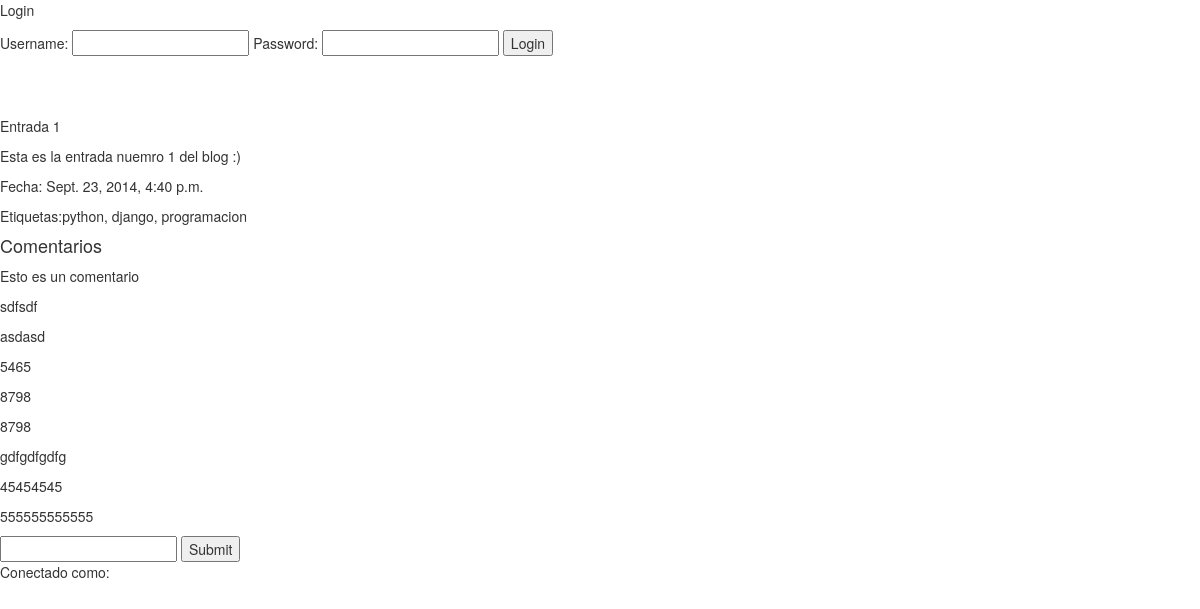
Page /entradas/1 on the earlier database version.
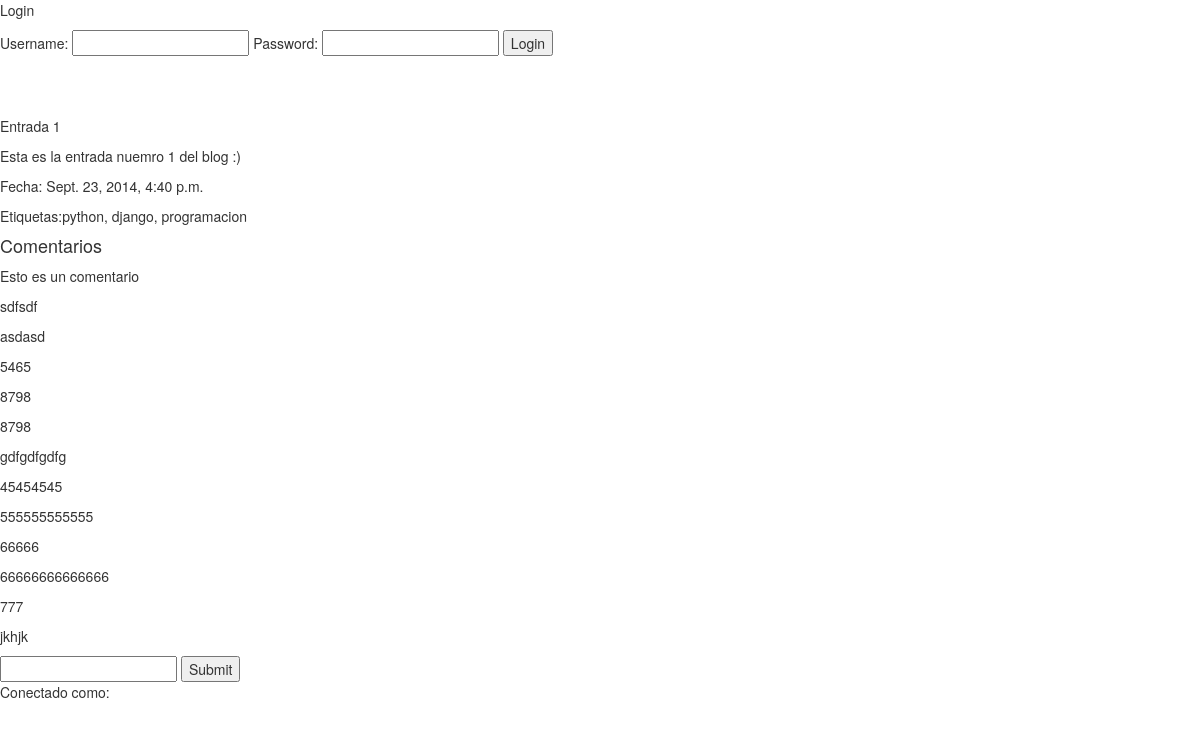
Same page on the later database version.
### miblog/models.py (models this page shows)
class Comentario(models.Model):
    comentario_texto = models.CharField(max_length=200)
    comentario_fecha = models.DateTimeField(blank=True, null=True)
    usuario = models.ForeignKey(User)
    entrada = models.ForeignKey(Entrada)
    def __str__(self):
        return self.comentario_texto

### miblog/views.py (the view)
# urls.py: url(r'^(\d+)', views.entrada, name="entrada"),
def entrada(request,entrada_id):
    if request.method == 'POST':
        comentario = Comentario()
        comentario.comentario_texto = request.POST['comentario_texto']
        comentario.comentario_fecha = timezone.now()
        comentario.usuario = User.objects.get(username='wolvelopez')
        comentario.entrada = Entrada.objects.get(pk=request.POST['id'])
        comentario.save()
        if request.user.is_authenticated():
            usuario = User
        else:
            return HttpResponseRedirect('/accounts/login/')
    else:
        usuario = None
    if request.user.is_authenticated:
        usuario = 1
    else:
        usuario = 0
    entradaSel = Entrada.objects.get(id=entrada_id)
    comentarioSel = Comentario.objects.filter(entrada_id=entradaSel.id)
    print("entradaSel: %s" % entradaSel.id)
    print(comentarioSel)
    return render(request, 'entrada.html',
        {'entradaSel': entradaSel , 'comentarioSel': comentarioSel})

### miblog/templates/entrada.html (shortened to what this page needs)
{% extends 'index.html' %}
{% block contenido %}
		<p>{{ entradaSel.titulo }}</a></a></h2>
		<p>{{ entradaSel.texto|safe }}</p>
		<p>Fecha: {{ entradaSel.fecha }}</p>
		<p>Etiquetas:{{ entradaSel.etiquetas }}</p>
    <h4>Comentarios</h4>
    {% for comentario in comentarioSel %}
        <p>{{ comentario.comentario_texto}}</p>
    {% endfor %}
    <form action="/entradas/{{entradaSel.id}}" method="post">
        <input type="text" name="comentario_texto" >
        <input type="submit" value="Submit" />
    </form>
    {% if usuario == 1 %}
        <p>El usuario debe estar autenticado para poder comentar.</p>
        {% block authentication %}{% endblock %}
    {% else %}
        <p>Conectado como: {{ user.username }}</p>
    {% endif %}
{% endblock %}

Differences in the rows shown:
added Comentario: comentario_texto "66666"
added Comentario: comentario_texto "66666666666666"
added Comentario: comentario_texto "777"
added Comentario: comentario_texto "jkhjk"
